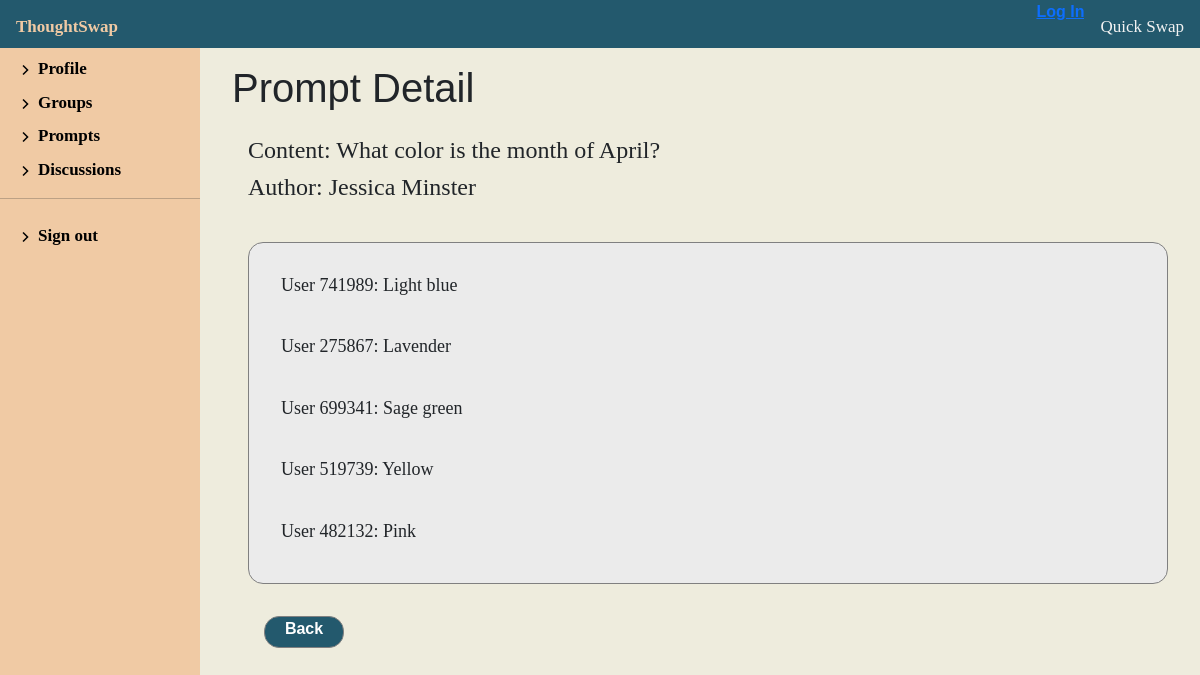
Screenshot of /discussion/1/view-prompt/7 with the database file from the repository.
### discussion/models.py (models this page shows, shortened)
class Prompt(models.Model):
    id = models.AutoField(primary_key=True)
    content = models.TextField(
        max_length=1000, help_text='Enter a prompt for the discussion', blank=False, null=False)
    discussion = models.ForeignKey(
        'Discussion', on_delete=models.SET_NULL, null=True, blank=True)
    author = models.ForeignKey('Facilitator', on_delete=models.SET_NULL, null=True)

class Facilitator(models.Model):
    id = models.AutoField(primary_key=True)
    first_name = models.CharField(max_length=100, null=True, blank=True)
    last_name = models.CharField(max_length=100, null=True, blank=True)
    username = models.CharField(
        max_length=100, unique=True, null=False, blank=False, default='username')
    def __str__(self):
        return f'{self.first_name} {self.last_name}'
    class Meta:
        permissions = (("can_create_groups", "Create Groups"),)

class Thought(models.Model):
    content = models.TextField(max_length=1000, help_text='Enter a response')
    prompt = models.ForeignKey('Prompt', on_delete=models.RESTRICT, null=True)
    author = models.ForeignKey('Participant', on_delete=models.SET_NULL, null=True)

class Participant(models.Model):
    username = models.CharField(
        max_length=100, null=False, blank=False)  # This is the anonymous username given to the participant
    group = models.ForeignKey('Group', on_delete=models.SET_NULL, null=True)
    def __str__(self):
        return f'{self.username}'

### discussion/views.py (the view)
# urls.py: path('<int:pk>/view-prompt/<int:id>', views.PromptDetailView.as_view(), name='prompt-detail'),
class PromptDetailView(generic.DetailView):
    model = Prompt
    fields = ['content']
    template_name = 'discussion/profile/prompt_detail.html'
    def get_context_data(self, **kwargs):
        context = super(PromptDetailView,
                        self).get_context_data(**kwargs)
        context['facilitator'] = Facilitator.objects.get(
            pk=self.kwargs['pk'])
        context['prompt'] = Prompt.objects.get(
            id=self.kwargs['id'])
        return context

### discussion/templates/discussion/profile/prompt_detail.html (shortened to what this page needs)
{% extends "discussion/profile/facilitator_profile.html" %}
{% block profileContent %}
<div class="facilitator-profile">
    <h1 class="discussion-header">Prompt Detail</h1>
    <h2 class="discussion-bio"> Content: {{ prompt.content }} </h2>
    <h2 class="discussion-bio"> Author: {{ prompt.author }} </h2>
    <div class="response-board">
        {% if prompt.thought_set.count != 0 %}
        <div class="response-item">
            {% for thought in prompt.thought_set.all %}
            <div>
                <h2 class="prompt-bio">User {{ thought.author }}: {{ thought.content }}</h2>
            </div>
            {% endfor %}
            {% endif %}
        </div>
    </div>
    <a class="back-btn" href="{% url 'facilitator-prompts' pk=facilitator.pk %}"> Back</a>
</div>
{% endblock %}

### discussion/static/css/styles.css (style rules this page uses)
.facilitator-profile { width: 100%; margin-left: 1em; }
.discussion-header { padding: 1rem; }
.discussion-bio { margin-left: 2rem; font-size: x-large; }
.response-board { padding: 1rem; display: grid; }
.prompt-bio { padding: 1rem; font-size: large; }
.response-item { border: solid 1px grey; border-radius: 15px; background: rgb(235, 235, 235); padding: 1rem; margin: 1em; min-width: fit-content; }
body { background: #eeecdd; margin: 0; }
h1 { font-family: Arial Black, verdana, sans-serif; }
a { font-family: arial; font-weight: bold; }
p, div, span { font-family: Georgia, 'Times New Roman', Times, serif; }
.back-btn { background-color: #23596d; border: solid 1px grey; border-radius: 15px; width: 5rem; margin: 0rem 1rem 2rem 3rem; height: 2rem; color: white; font-size: medium; font-family: Arial, Helvetica, sans-serif; font-weight: bold; display: inline-block; text-align: center; text-decoration: none; }

### rows the page displays
Prompt: content "What color is the month of April?", author "Jessica Minster"
Thought: author "741989", content "Light blue"
Thought: author "275867", content "Lavender"
Thought: author "699341", content "Sage green"
Thought: author "519739", content "Yellow"
Thought: author "482132", content "Pink"
